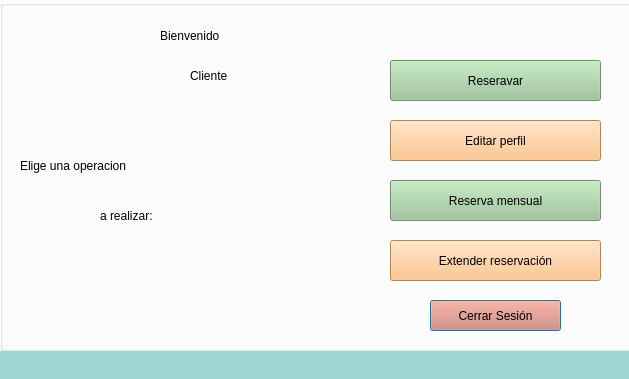
<?xml version="1.0" encoding="UTF-8"?>
<ui version="4.0">
 <class>socio</class>
 <widget class="QDialog" name="socio">
  <property name="geometry">
   <rect>
    <x>0</x>
    <y>0</y>
    <width>629</width>
    <height>379</height>
   </rect>
  </property>
  <property name="windowTitle">
   <string>Dialog</string>
  </property>
  <property name="styleSheet">
   <string notr="true">background-color: rgb(255, 255, 255);</string>
  </property>
  <widget class="QLabel" name="label_3">
   <property name="geometry">
    <rect>
     <x>0</x>
     <y>350</y>
     <width>681</width>
     <height>31</height>
    </rect>
   </property>
   <property name="styleSheet">
    <string notr="true">background-color: #9fd5d1;</string>
   </property>
   <property name="text">
    <string/>
   </property>
  </widget>
  <widget class="QGroupBox" name="groupBox">
   <property name="geometry">
    <rect>
     <x>0</x>
     <y>0</y>
     <width>641</width>
     <height>351</height>
    </rect>
   </property>
   <property name="title">
    <string/>
   </property>
   <widget class="QLabel" name="Logo">
    <property name="geometry">
     <rect>
      <x>0</x>
      <y>0</y>
      <width>111</width>
      <height>111</height>
     </rect>
    </property>
    <property name="styleSheet">
     <string notr="true">background: transparent;</string>
    </property>
    <property name="text">
     <string/>
    </property>
    <property name="pixmap">
     <pixmap resource="Imagenes.qrc">:/Imagenes/Imagenes/Icon_2_0.png</pixmap>
    </property>
   </widget>
   <widget class="QPushButton" name="CerrarSesion">
    <property name="geometry">
     <rect>
      <x>430</x>
      <y>300</y>
      <width>131</width>
      <height>31</height>
     </rect>
    </property>
    <property name="styleSheet">
     <string notr="true">font: 14pt 75 &quot;Times New Roman&quot;;
hover!pressed:border: 5px solid green;
background-color:#DB7B65;

</string>
    </property>
    <property name="text">
     <string>Cerrar Sesión</string>
    </property>
   </widget>
   <widget class="QLabel" name="Bienvenido">
    <property name="geometry">
     <rect>
      <x>160</x>
      <y>10</y>
      <width>191</width>
      <height>51</height>
     </rect>
    </property>
    <property name="styleSheet">
     <string notr="true">font: 24pt &quot;Segoe Print&quot;;
background: transparent;</string>
    </property>
    <property name="text">
     <string>Bienvenido </string>
    </property>
   </widget>
   <widget class="QLabel" name="Cliente">
    <property name="geometry">
     <rect>
      <x>190</x>
      <y>50</y>
      <width>111</width>
      <height>51</height>
     </rect>
    </property>
    <property name="styleSheet">
     <string notr="true">font: 24pt &quot;Segoe Print&quot;;
background: transparent;</string>
    </property>
    <property name="text">
     <string>Cliente</string>
    </property>
   </widget>
   <widget class="QPushButton" name="ReservaMnesual">
    <property name="geometry">
     <rect>
      <x>390</x>
      <y>180</y>
      <width>211</width>
      <height>41</height>
     </rect>
    </property>
    <property name="styleSheet">
     <string notr="true">font: 14pt 75 &quot;Times New Roman&quot;;
hover!pressed:border: 5px solid green;
background-color: #9BC499;

</string>
    </property>
    <property name="text">
     <string>Reserva mensual</string>
    </property>
   </widget>
   <widget class="QPushButton" name="Reservar">
    <property name="geometry">
     <rect>
      <x>390</x>
      <y>60</y>
      <width>211</width>
      <height>41</height>
     </rect>
    </property>
    <property name="styleSheet">
     <string notr="true">font: 14pt 75 &quot;Times New Roman&quot;;
hover!pressed:border: 5px solid green;
background-color: #9BC499;

</string>
    </property>
    <property name="text">
     <string>Reseravar</string>
    </property>
   </widget>
   <widget class="QPushButton" name="Corte_de_caja">
    <property name="geometry">
     <rect>
      <x>390</x>
      <y>240</y>
      <width>211</width>
      <height>41</height>
     </rect>
    </property>
    <property name="styleSheet">
     <string notr="true">font: 14pt 75 &quot;Times New Roman&quot;;
hover!pressed:border: 5px solid green;
background-color: #FDBB75;

</string>
    </property>
    <property name="text">
     <string>Extender reservación</string>
    </property>
   </widget>
   <widget class="QPushButton" name="EditarPerfil">
    <property name="geometry">
     <rect>
      <x>390</x>
      <y>120</y>
      <width>211</width>
      <height>41</height>
     </rect>
    </property>
    <property name="styleSheet">
     <string notr="true">font: 14pt 75 &quot;Times New Roman&quot;;
hover!pressed:border: 5px solid green;
background-color: #FDBB75;

</string>
    </property>
    <property name="text">
     <string>Editar perfil</string>
    </property>
   </widget>
   <widget class="QLabel" name="Eligeunaopcion">
    <property name="geometry">
     <rect>
      <x>20</x>
      <y>140</y>
      <width>321</width>
      <height>51</height>
     </rect>
    </property>
    <property name="styleSheet">
     <string notr="true">font: 24pt &quot;Segoe Print&quot;;
background: transparent;</string>
    </property>
    <property name="text">
     <string>Elige una operacion</string>
    </property>
   </widget>
   <widget class="QLabel" name="arealizar">
    <property name="geometry">
     <rect>
      <x>100</x>
      <y>190</y>
      <width>161</width>
      <height>51</height>
     </rect>
    </property>
    <property name="styleSheet">
     <string notr="true">font: 24pt &quot;Segoe Print&quot;;
background: transparent;</string>
    </property>
    <property name="text">
     <string>a realizar:</string>
    </property>
   </widget>
  </widget>
 </widget>
 <resources>
  <include location="Imagenes.qrc"/>
 </resources>
 <connections/>
</ui>
